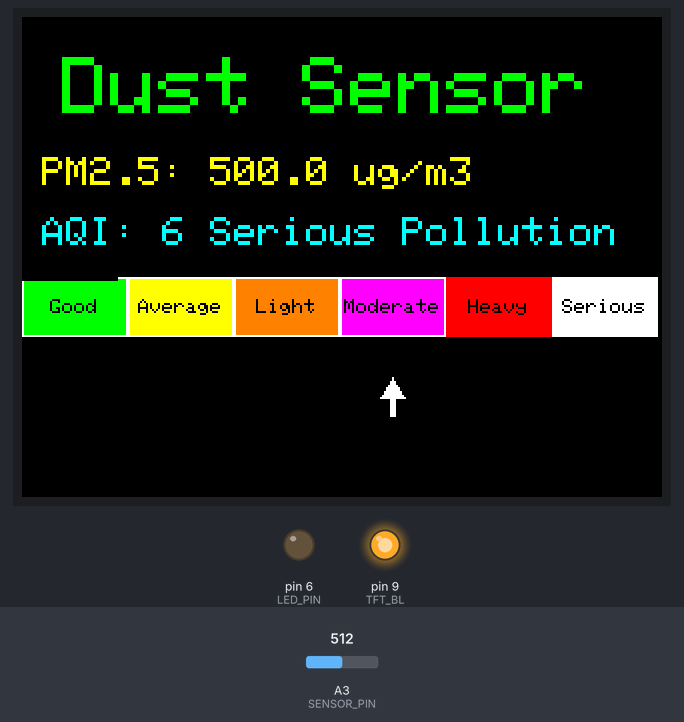
Bench run of a sketch on a simulated Arduino Mega 2560, built with avr-gcc and run on an emulated ATmega2560. Shown: 320×240 colour display, output pins drawn as LEDs (lit = HIGH). The test bench sets the inputs (shaded band); at power-on: A3 (SENSOR_PIN) = 512. What the sketch prints to the serial monitor is not drawn.

Above: at 7.7 s.
7.8 s: A3 (SENSOR_PIN) set to 498
At 8.6 s:
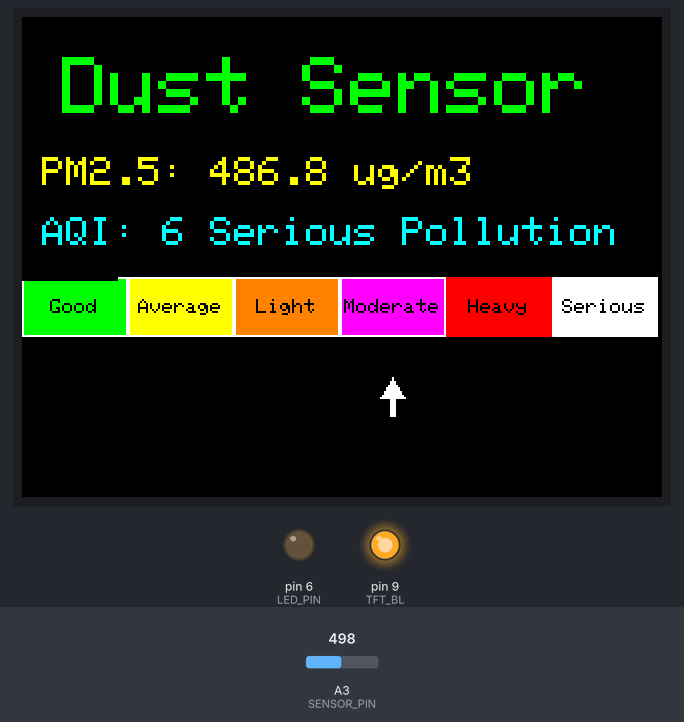
9.6 s: A3 (SENSOR_PIN) set to 217
At 10.2 s:
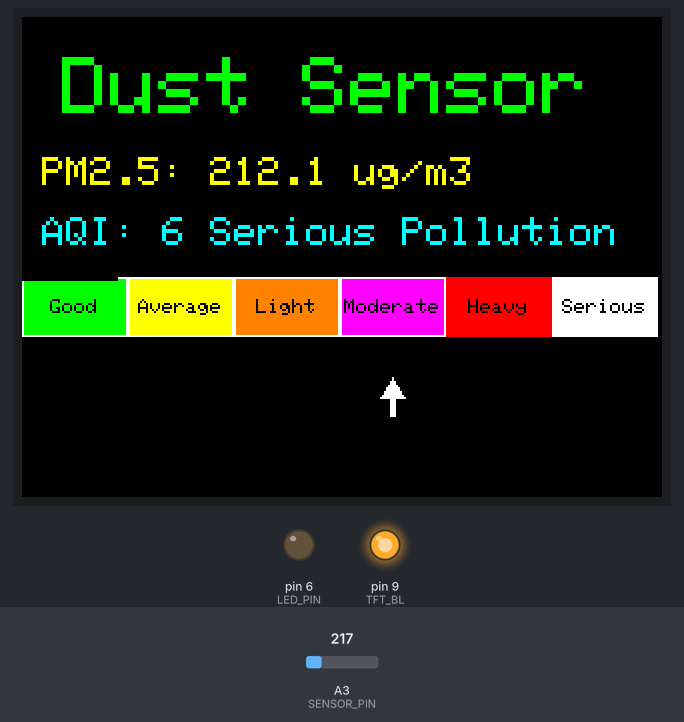
11.2 s: A3 (SENSOR_PIN) set to 197
At 12.8 s:
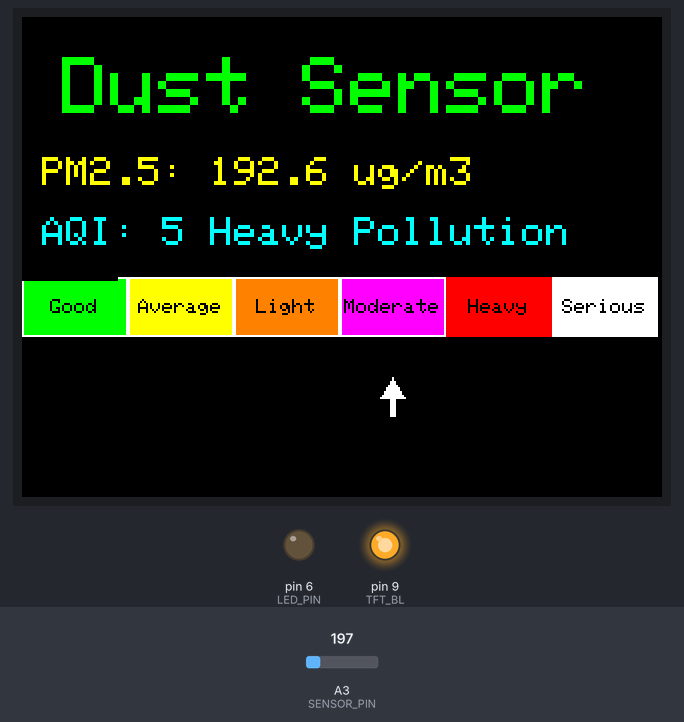
13.1 s: A3 (SENSOR_PIN) set to 122
At 14.5 s:
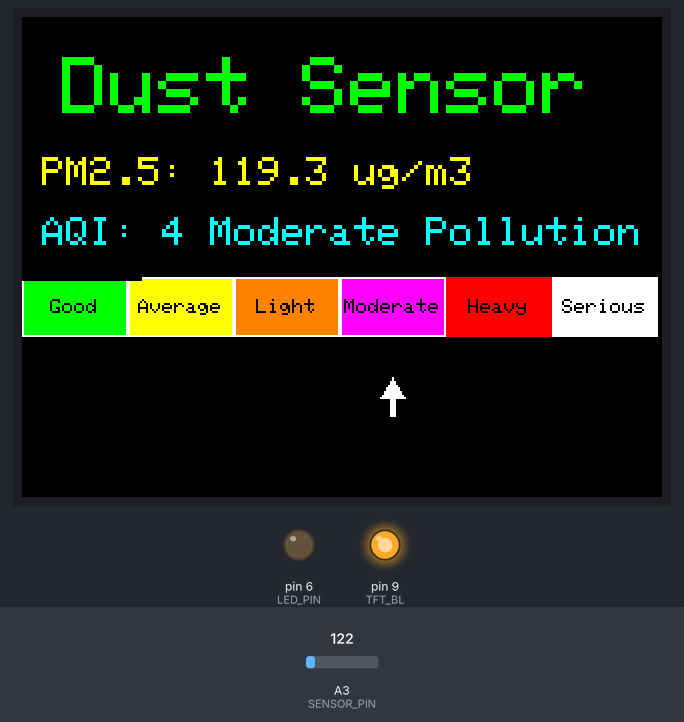
15.3 s: A3 (SENSOR_PIN) set to 113
At 17.1 s:
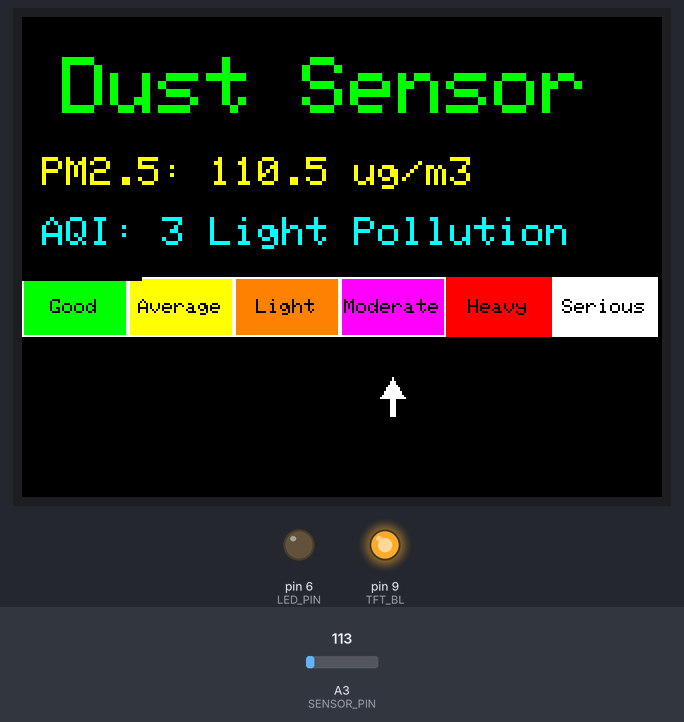
17.4 s: A3 (SENSOR_PIN) set to 0
At 18.4 s:
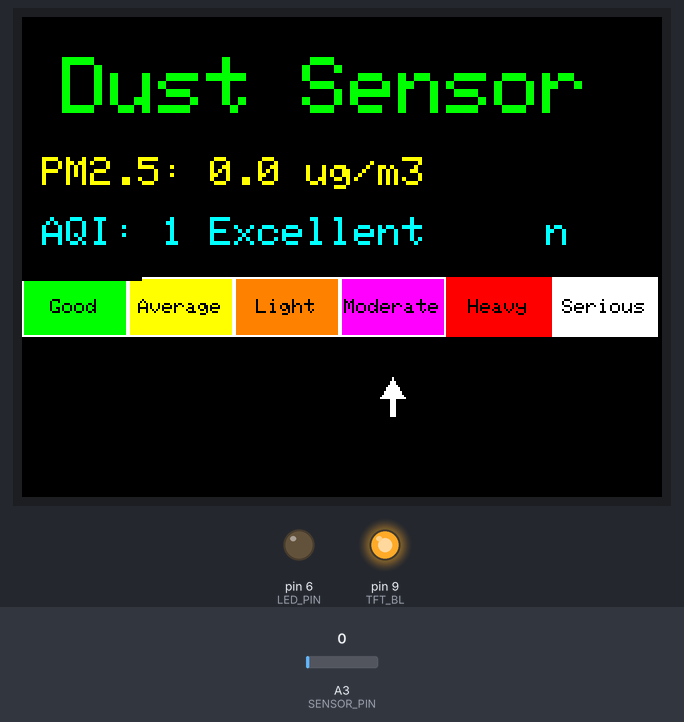
Timing chart, 0 to 20.4 s (numbered marks = the images above; inputs shaded):
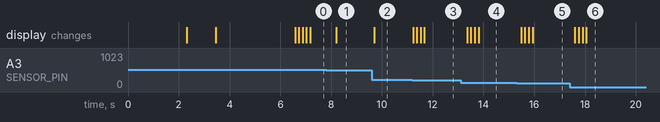

Measured:
- the behaviour switches between 509 and 508 on A3 (SENSOR_PIN) (found by bisection; images 0 and 1)
- the behaviour switches between 205 and 204 on A3 (SENSOR_PIN) (found by bisection; images 2 and 3)
- the behaviour switches between 118 and 117 on A3 (SENSOR_PIN) (found by bisection; images 4 and 5)
- after the input at 7.8 s, the display: changes after 0.39 s (image 1)
- after the input at 9.6 s, the display: changes after 0.10 s (image 2)
- after the input at 11.2 s, the display: first changes at once (image 3 shows a later state)
- after the input at 13.1 s, the display: first changes after 0.25 s (image 4 shows a later state)
- after the input at 15.3 s, the display: first changes after 0.18 s (image 5 shows a later state)
- after the input at 17.4 s, the display: first changes after 0.20 s (image 6 shows a later state)

The sketch:

tftver_0.ino
```cpp
#include <Adafruit_GFX.h>
#include <Adafruit_ST7789.h>
#include <SPI.h>

// ==== TFT Pins ====
#define TFT_CS 53
#define TFT_DC 7
#define TFT_RST 8
#define TFT_BL 9

// ==== Dust Sensor Pins ====
#define SENSOR_PIN A3
#define LED_PIN 6

// ==== TFT Object ====
Adafruit_ST7789 tft = Adafruit_ST7789(TFT_CS, TFT_DC, TFT_RST);

// ==== AQI Table ====
struct AQILevel {
  float minPM;
  float maxPM;
  int qualityNumber;
  const char* evaluation;
} AQI_TABLE[] = {
  { 0, 50, 1, "Excellent" },
  { 50, 100, 2, "Average" },
  { 100, 115, 3, "Light Pollution" },
  { 115, 130, 4, "Moderate Pollution" },
  { 130, 200, 5, "Heavy Pollution" },
  { 200, 500, 6, "Serious Pollution" }
};

float prevDustDensity = -1;
int prevQualityNumber = -1;
String prevEvaluation = "";
#define CHANGE_TOLERANCE 3.0

// ==== Status bar settings ====
const int barY = 130;
const int barHeight = 30;
const int boxCount = 6;
const int boxWidth = 320 / boxCount;
uint16_t statusColors[boxCount] = {
  ST77XX_GREEN,
  ST77XX_YELLOW,
  ST77XX_ORANGE,
  ST77XX_MAGENTA,
  ST77XX_RED,
  ST77XX_WHITE
};

// ==== Animation variables ====
int lastArrowIndex = -1;

void setup() {
  pinMode(LED_PIN, OUTPUT);
  pinMode(TFT_BL, OUTPUT);
  digitalWrite(TFT_BL, HIGH);

  Serial.begin(9600);

  tft.init(240, 320);
  tft.setRotation(1);
  tft.fillScreen(ST77XX_BLACK);

  // Step 1: Welcome screen (2 sec)
  tft.setTextSize(3);
  tft.setTextColor(ST77XX_CYAN, ST77XX_BLACK);
  tft.setCursor(20, 100);
  tft.print("Welcome to");
  tft.setCursor(20, 140);
  tft.print("Dust Sensor");
  delay(2000);


  // Step 2: Blank screen for 1 sec
  tft.fillScreen(ST77XX_BLACK);
  delay(1000);

  // Step 3: Pollution Scale (3 sec)
  drawPollutionScale();
  delay(3000);

  // Step 4: Main screen
  drawTitle();
  drawStatusBarScale();
}


void drawTitle() {
  tft.fillScreen(ST77XX_BLACK);
  tft.setTextColor(ST77XX_GREEN);
  tft.setTextSize(4);
  tft.setCursor(20, 20);
  tft.print("Dust Sensor");
}
void drawStatusBarScale() {
  for (int i = 0; i < boxCount; i++) {
    tft.fillRect(i * boxWidth, barY, boxWidth, barHeight, statusColors[i]);
    tft.drawRect(i * boxWidth, barY, boxWidth, barHeight, ST77XX_WHITE);

    // Labels
    String label;
    switch (i) {
      case 0: label = "Good"; break;
      case 1: label = "Average"; break;
      case 2: label = "Light"; break;
      case 3: label = "Moderate"; break;
      case 4: label = "Heavy"; break;
      case 5: label = "Serious"; break;
    }
    int16_t x1, y1;
    uint16_t w, h;
    tft.setTextSize(1);
    tft.getTextBounds(label, 0, 0, &x1, &y1, &w, &h);
    int labelX = i * boxWidth + (boxWidth - w) / 2;
    int labelY = barY + (barHeight - h) / 2;  // **vertical center**
    tft.setTextColor(ST77XX_BLACK, statusColors[i]);
    tft.setCursor(labelX, labelY);
    tft.print(label);
  }
}
void drawPollutionScale() {
  tft.fillScreen(ST77XX_BLACK);
  tft.setTextSize(2);
  tft.setTextColor(ST77XX_WHITE, ST77XX_BLACK);
  tft.setCursor(40, 10);
  tft.print("Pollution Scale");

  // Data from AQI table colors & labels
  uint16_t scaleColors[6] = {
    ST77XX_GREEN, ST77XX_YELLOW, ST77XX_ORANGE,
    ST77XX_RED, ST77XX_MAGENTA, ST77XX_BLUE
  };
  const char* scaleLabels[6] = {
    "Good", "Moderate", "Unhealthy (SG)",
    "Unhealthy", "Very Unhealthy", "Hazardous"
  };
  int startY = 40;
  int boxHeight = 25;

  for (int i = 0; i < 6; i++) {
    tft.fillRect(10, startY + (i * (boxHeight + 5)), 220, boxHeight, scaleColors[i]);
    tft.drawRect(10, startY + (i * (boxHeight + 5)), 220, boxHeight, ST77XX_WHITE);
    tft.setTextColor(ST77XX_BLACK, scaleColors[i]);
    tft.setTextSize(1);
    tft.setCursor(15, startY + (i * (boxHeight + 5)) + 7);  // vertical center
    tft.print(scaleLabels[i]);
  }
}

float readDustDensity() {
  digitalWrite(LED_PIN, HIGH);
  delayMicroseconds(280);

  int rawValue = analogRead(SENSOR_PIN);
  digitalWrite(LED_PIN, LOW);

  float voltage = (rawValue / 1023.0) * 5.0;
  float dustDensity = (voltage / 0.5) * 100.0;

  if (dustDensity < 0) dustDensity = 0;
  if (dustDensity > 500) dustDensity = 500;

  return dustDensity;
}

void drawPM25(float dustDensity) {
  tft.setTextSize(2);
  tft.setTextColor(ST77XX_YELLOW, ST77XX_BLACK);  // background color added
  tft.setCursor(10, 70);
  tft.print("PM2.5: ");
  tft.print(dustDensity, 1);
  tft.print(" ug/m3   ");  // extra spaces to overwrite old digits
}

void drawAQI(int qualityNumber, String evaluation) {
  tft.setTextColor(ST77XX_CYAN, ST77XX_BLACK); // background color prevents old text residue
  tft.setTextSize(2);
  tft.setCursor(10, 100);
  tft.print("AQI: ");
  tft.print(qualityNumber);
  tft.print(" ");
  tft.print(evaluation);
  tft.print("     "); // clear trailing chars
}

// ==== Animation functions ====
void animateStatusBox(int index, bool highlight) {
  if (index < 0 || index >= boxCount) return;
  uint16_t color = highlight ? ST77XX_WHITE : statusColors[index];
  tft.drawRect(index * boxWidth, barY, boxWidth, barHeight, color);
}

void drawArrow(int index) {
  const int arrowBaseY = barY + barHeight + 20;

  if (lastArrowIndex != -1) {
    int eraseX = lastArrowIndex * boxWidth + boxWidth / 2;
    tft.fillTriangle(eraseX - 6, arrowBaseY + 10, eraseX + 6, arrowBaseY + 10, eraseX, arrowBaseY, ST77XX_BLACK);
    tft.fillRect(eraseX - 1, arrowBaseY + 10, 3, 10, ST77XX_BLACK);
  }

  int arrowX = index * boxWidth + boxWidth / 2;
  tft.fillTriangle(arrowX - 6, arrowBaseY + 10, arrowX + 6, arrowBaseY + 10, arrowX, arrowBaseY, ST77XX_WHITE);
  tft.fillRect(arrowX - 1, arrowBaseY + 10, 3, 10, ST77XX_WHITE);

  lastArrowIndex = index;
}

void loop() {
  float dustDensity = readDustDensity();

  int qualityNumber = 0;
  const char* evaluation = "";
  for (int i = 0; i < 6; i++) {
    if (dustDensity >= AQI_TABLE[i].minPM && dustDensity <= AQI_TABLE[i].maxPM) {
      qualityNumber = AQI_TABLE[i].qualityNumber;
      evaluation = AQI_TABLE[i].evaluation;
      break;
    }
  }

  Serial.print("PM2.5: ");
  Serial.print(dustDensity);
  Serial.print(" ug/m3 | AQI: ");
  Serial.print(qualityNumber);
  Serial.print(" | ");
  Serial.println(evaluation);

  if (fabs(dustDensity - prevDustDensity) >= CHANGE_TOLERANCE || prevDustDensity < 0) {
    drawPM25(dustDensity);
    prevDustDensity = dustDensity;
  }

  if (qualityNumber != prevQualityNumber || prevEvaluation != String(evaluation)) {
    drawAQI(qualityNumber, evaluation);

    // Example: Arrow at "Moderate" (index 3), Box at "Heavy" (index 4)
    int arrowIndex = 3;  // Moderate
    int boxIndex = 4;    // Heavy

    // Blink highlight for the chosen box
    for (int i = 0; i < 2; i++) {
      animateStatusBox(boxIndex, true);
      delay(150);
      animateStatusBox(boxIndex, false);
      delay(150);
    }

    // Draw arrow for the chosen arrow index
    drawArrow(arrowIndex);

    prevQualityNumber = qualityNumber;
    prevEvaluation = evaluation;
  }
  delay(500);
}
```
